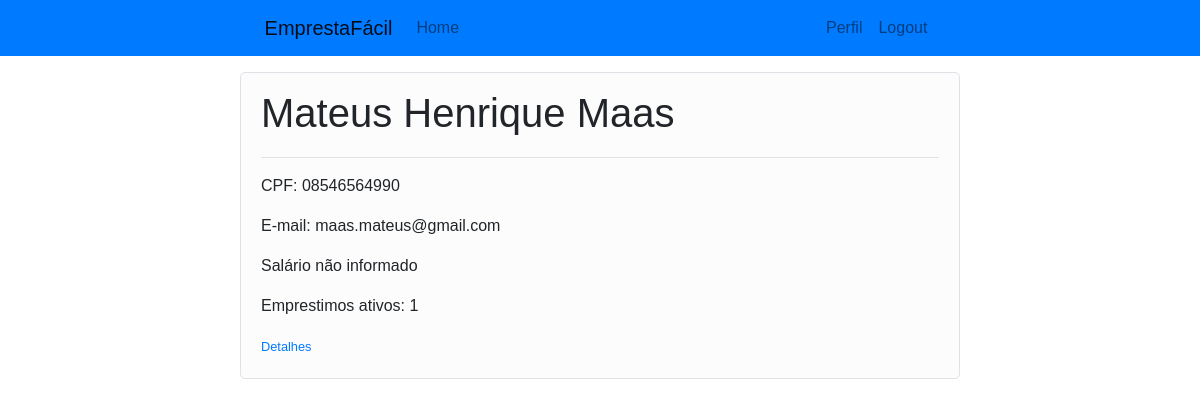
The page /perfil (signed in) on the database as committed earlier.
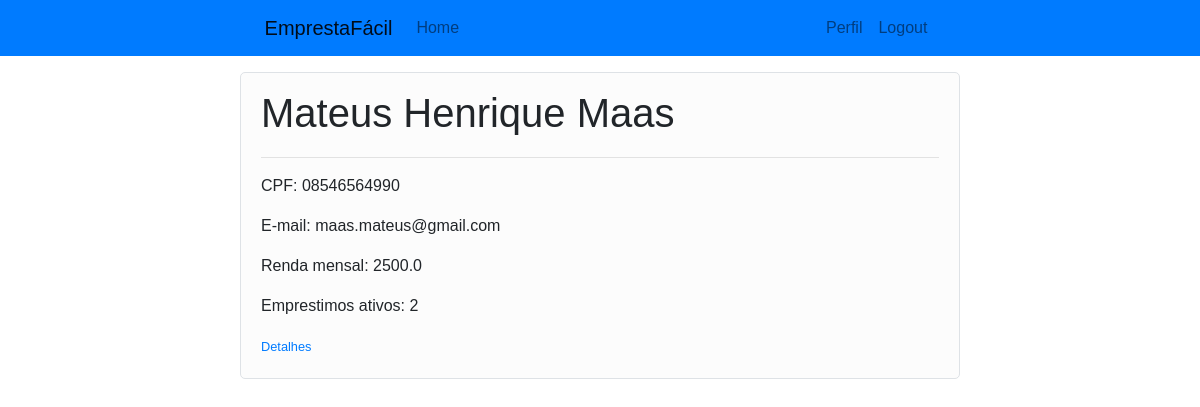
The same page on the database as committed later.
### FlaskEmprestimo/models.py (models this page shows, shortened)
class Usuario(db.Model, UserMixin):
    id = db.Column(db.Integer, primary_key=True)
    nome = db.Column(db.String(50), nullable=False)
    cpf = db.Column(db.String(11), nullable = False, unique=True)
    email = db.Column(db.String(50), nullable=False, unique=True)
    senha = db.Column(db.String(60), nullable=False)
    salario = db.Column(db.Float, nullable=False)
    emprestimos = db.relationship('Emprestimo', backref='beneficiado', lazy=True)

### FlaskEmprestimo/routes.py (the view)
@app.route('/perfil')
@login_required
def perfil():
    qtd_emprestimos = 0
    emprestimos = Usuario.query.filter_by(id=current_user.id).first().emprestimos
    for emprestimo in emprestimos:
        if emprestimo.ativo:
            qtd_emprestimos += 1
    return render_template('perfil.html', title='Perfil', qtd_emprestimos=qtd_emprestimos)

### FlaskEmprestimo/models.py (called while the page is built)
@login_manager.user_loader
def load_user(user_id):
    return Usuario.query.get(int(user_id))

### FlaskEmprestimo/templates/perfil.html
{% extends 'base.html' %}
{% block conteudo %}
<div class="border">
    <div class="info mt-3">
        <h1>{{ current_user.nome }}</h1>
        <hr>
        <p>CPF: {{ current_user.cpf }}</p>
        <p>E-mail: {{current_user.email}}</p>
        {% if current_user.salario %}
            <p>Renda mensal: {{ current_user.salario }}</p>
        {% else %}
            <p>Salário não informado</p>
        {% endif %}
        <p>Emprestimos ativos: {{ qtd_emprestimos }}</p>
        <small class="text-muted">
            <a href="{{ url_for('detalhes_emprestimos') }}">Detalhes</a>
        </small>
    </div>
</div>
{% endblock %}

Rows that differ between the two databases and show on the page:
changed Usuario "Mateus Henrique Maas": salario (not shown) → "2500.0"
Other text that changed with them:
{{ qtd_emprestimos }}: "1" → "2"
text no longer shown: "Salário não informado"
text now shown: "Renda mensal:"
